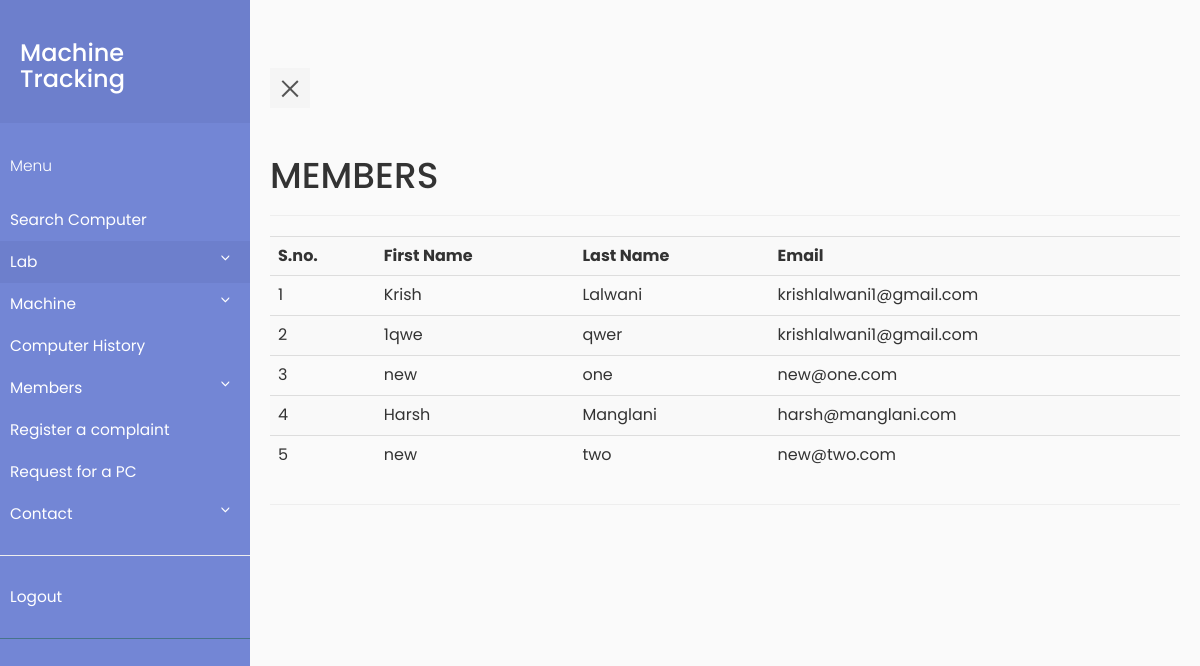
The page /view_member.php (signed in) on the database as committed earlier.
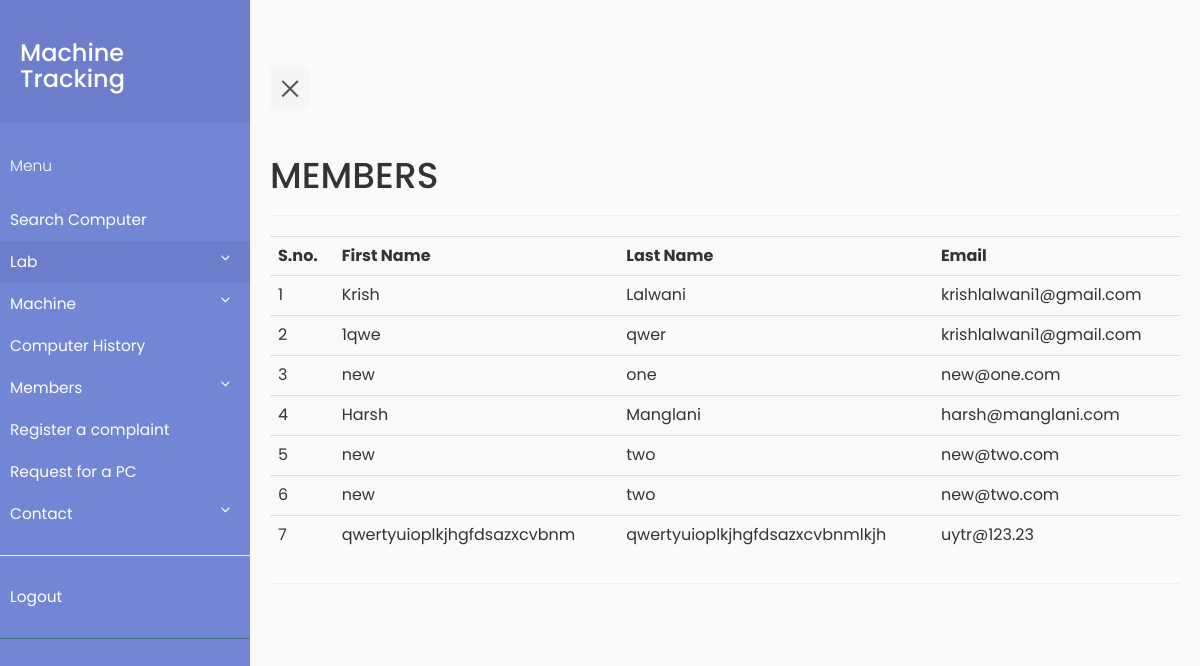
The same page on the database as committed later.
### tables this page shows
CREATE TABLE `member` (
  `member_id` int(11) NOT NULL,
  `id` varchar(30) DEFAULT NULL,
  `first_name` varchar(30) DEFAULT NULL,
  `last_name` varchar(30) DEFAULT NULL,
  `email` varchar(50) DEFAULT NULL,
  `pass_word` varchar(512) DEFAULT NULL,
  `role` int(5) DEFAULT NULL,
  `contact_no` int(13) DEFAULT NULL
);

### view_member.php (the view, shortened to what this page needs)
<?php
    require_once "pdo.php";
?>
<html>
<head>
    <link rel="stylesheet" type="text/css" href="https://maxcdn.bootstrapcdn.com/bootstrap/3.3.7/css/bootstrap.min.css" >
    <link rel="stylesheet" type="text/css" href="style5.css">
</head>
<body>
                  <div class="wrapper">
       <?php include "navbar.php" ;?>
    <div class="container-fluid row" id="container">
    <div class="page-header">
    <h1>MEMBERS</h1>
    </div>
    <?php
        $stmtcnt = $pdo->query("SELECT COUNT(*) FROM member ");
        $row = $stmtcnt->fetch(PDO::FETCH_ASSOC);
        if($row['COUNT(*)']!=='0')
        {
            $i=1;
            $stmtread = $pdo->query("SELECT * FROM member ORDER BY id");
            echo ("<table class=\"table table-striped\">
                <tr> <th>S.no.</th><th>First Name</th><th>Last Name</th><th>Email</th> </tr>");
            while ( $row = $stmtread->fetch(PDO::FETCH_ASSOC) )
            {
                echo ("<tr>");
                echo ("<td>");
                echo($i);
                echo("</td>");
                echo ("<td>");
                echo(htmlentities($row['first_name']));
                echo ("</td>");
                echo ("<td>");
                echo(htmlentities($row['last_name']));
                echo ("</td>");
                echo ("<td>");
                echo(htmlentities($row['email']));
                echo ("</td>");
                $i++;
            }
            echo('</table>');
        }
    ?>
    </div>
</div>
</body>
</html>

Rows that differ between the two databases and show on the page:
added member: first_name "new", last_name "two", email "new@two.com"
added member: first_name "qwertyuioplkjhgfdsazxcvbnm", last_name "qwertyuioplkjhgfdsazxcvbnmlkjh", email "uytr@123.23"
